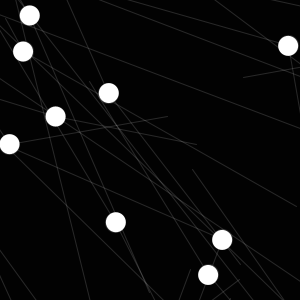
Frame 1 (no input)
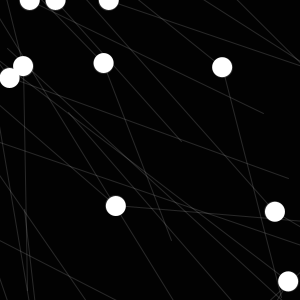
Frame 60 (the mouse pressed at the canvas centre just before this capture)
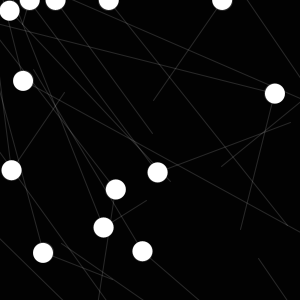
Frame 120 (the mouse held since frame 60 and released just before this capture)

The Processing sketch that drew these frames (run headless with seeded random() and noise(); from frame 60 on, the mouse is pressed at the canvas centre):

// Processing sketch: processing_40927
// ── processing_40927.pde

int num = 25; // number of functions

Light[] myLights = new Light[num]; //limits how many objects


void setup() {
  colorMode(HSB, 100);
  size(300, 300);



  for (int i=0;i<myLights.length;i++) {
    myLights[i] = new Light();
  }

  noStroke();
  smooth();
}

void draw() {
  background(1);

  for (int i=0; i < myLights.length; i++) {
    myLights[i].update();
    myLights[i].draw();
  }
}



class Light {

  float x = random(0, width);
  float y = random(0, height);
  float speed = random(-3, 3);


  Light() { //object instructor is empty
  }

  void update() {

    y = y + speed;

    if (y > height + 0) y = 0;
    if (y < - 1) y = 0;
    
  }

  void draw() {
    fill(0, 0, 100);
    globe(x, y);
  }
}

void globe(float x, float y) { //function that is used as an object
  pushMatrix();
  translate(x, y);
  fill(0, 0, 100);
  ellipse(x, y, 20, 20);
  stroke(0, 0, 100, 15);
  strokeWeight(1);
  line(x, y, random(width), random(height));
  line(x, y, random(-width), random(-height));
  popMatrix();
}

//code is a variation of Nick Senske's arrayDemoObjects
